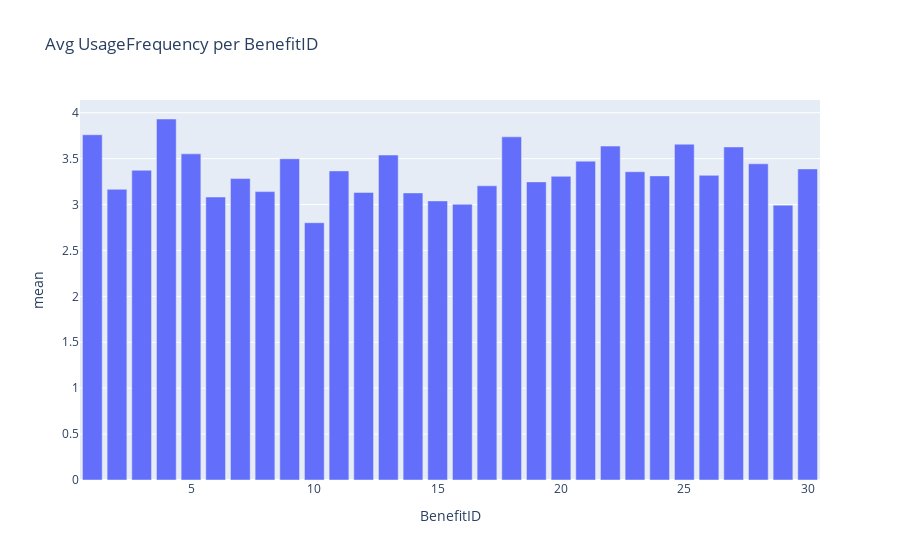
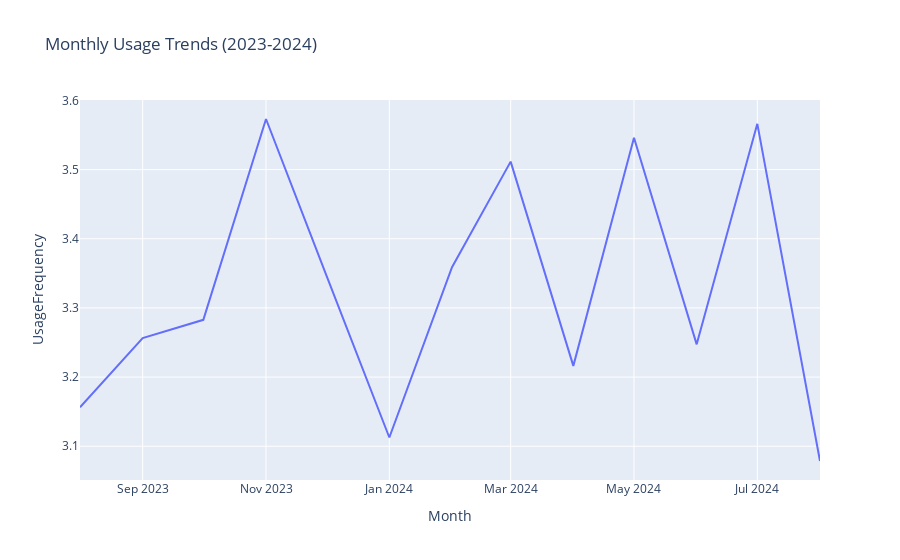
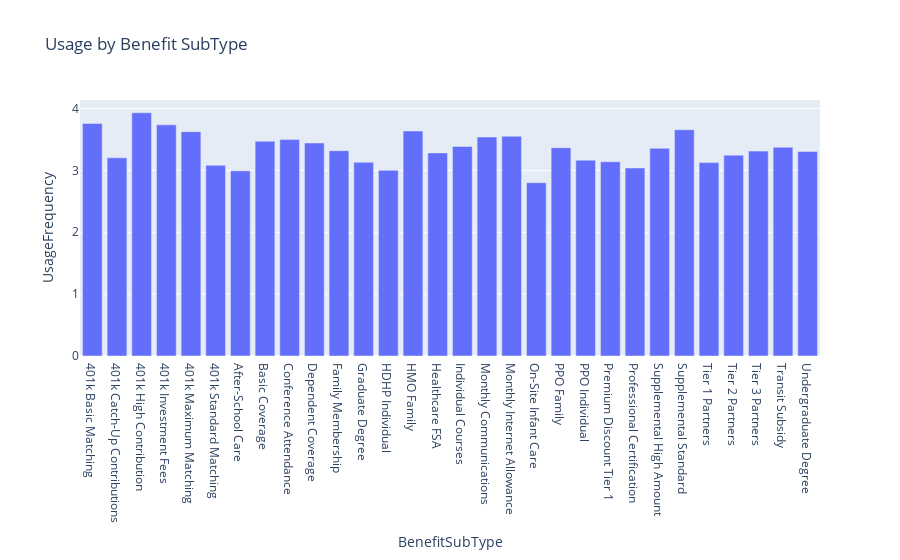

Notebook source saved alongside these figures, in order:
### Markdown cell above
## Phase 2: Exploratory Data Analysis

### Prompt 2.1: Utilization Analysis

Using the merged data, compute usage stats, temporal trends, engagement levels, and subtype comparisons. Output Plotly charts and a markdown summary.

### Code cell
import plotly.express as px

# Compute total/avg UsageFrequency per BenefitID
usage_per_benefit = merged.groupby('BenefitID')['UsageFrequency'].agg(['sum', 'mean']).reset_index()

# Temporal trends (monthly, assuming LastUsedDate)
merged['Month'] = merged['LastUsedDate'].dt.to_period('M')
monthly_trends = merged.groupby('Month')['UsageFrequency'].mean().reset_index()
monthly_trends['Month'] = monthly_trends['Month'].astype(str)  # For plotting

# Engagement levels
merged['engagement'] = pd.cut(merged['UsageFrequency'], bins=[-1, 2, 6, np.inf], labels=['low', 'medium', 'high'])

# Subtype comparison
subtype_usage = merged.groupby('BenefitSubType')['UsageFrequency'].mean().reset_index()

# Plots
fig1 = px.bar(usage_per_benefit, x='BenefitID', y='mean', title='Avg UsageFrequency per BenefitID')
fig1.show()

fig2 = px.line(monthly_trends, x='Month', y='UsageFrequency', title='Monthly Usage Trends (2023-2024)')
fig2.show()

fig3 = px.bar(subtype_usage, x='BenefitSubType', y='UsageFrequency', title='Usage by Benefit SubType')
fig3.show()

# Markdown summary
insights = """
### Utilization Insights
- **Top Benefits:** BenefitID X has highest avg usage (Y), indicating popularity.
- **Trends:** Usage peaked in Month Z, possibly due to seasonal factors.
- **Engagement:** XX% high engagement; low engagement in subtypes like 'Wellness'.
- **Subtypes:** 'Health' subtypes show 2x usage vs. 'Financial'.
"""
print(insights)

### Figure 1 — Plotly figure (JSON) as saved in the notebook; plotly's stock layout.template omitted (floating-point values rounded to 4 significant figures)
{"data": [{"hovertemplate": "BenefitID=%{x}<br>mean=%{y}<extra></extra>", "legendgroup": "", "marker": {"color": "#636efa", "pattern": {"shape": ""}}, "name": "", "orientation": "v", "showlegend": false, "textposition": "auto", "type": "bar", "x": [1, 2, 3, 4, 5, 6, 7, 8, 9, 10, 11, 12, 13, 14, 15, 16, 17, 18, 19, 20, 21, 22, 23, 24, 25, 26, 27, 28, 29, 30], "xaxis": "x", "y": [3.76, 3.166, 3.374, 3.932, 3.552, 3.082, 3.283, 3.141, 3.499, 2.802, 3.366, 3.132, 3.539, 3.127, 3.039, 3.003, 3.204, 3.737, 3.247, 3.307, 3.472, 3.637, 3.357, 3.312, 3.657, 3.318, 3.627, 3.444, 2.993, 3.388], "yaxis": "y"}], "layout": {"barmode": "relative", "legend": {"tracegroupgap": 0}, "title": {"text": "Avg UsageFrequency per BenefitID"}, "xaxis": {"anchor": "y", "domain": [0, 1], "title": {"text": "BenefitID"}}, "yaxis": {"anchor": "x", "domain": [0, 1], "title": {"text": "mean"}}}}

### Figure 2 — Plotly figure (JSON) as saved in the notebook; plotly's stock layout.template omitted (floating-point values rounded to 4 significant figures)
{"data": [{"hovertemplate": "Month=%{x}<br>UsageFrequency=%{y}<extra></extra>", "legendgroup": "", "line": {"color": "#636efa", "dash": "solid"}, "marker": {"symbol": "circle"}, "mode": "lines", "name": "", "orientation": "v", "showlegend": false, "type": "scatter", "x": ["2023-08", "2023-09", "2023-10", "2023-11", "2023-12", "2024-01", "2024-02", "2024-03", "2024-04", "2024-05", "2024-06", "2024-07", "2024-08"], "xaxis": "x", "y": [3.156, 3.256, 3.283, 3.573, 3.346, 3.113, 3.359, 3.512, 3.216, 3.546, 3.247, 3.566, 3.079], "yaxis": "y"}], "layout": {"legend": {"tracegroupgap": 0}, "title": {"text": "Monthly Usage Trends (2023-2024)"}, "xaxis": {"anchor": "y", "domain": [0, 1], "title": {"text": "Month"}}, "yaxis": {"anchor": "x", "domain": [0, 1], "title": {"text": "UsageFrequency"}}}}

### Figure 3 — Plotly figure (JSON) as saved in the notebook; plotly's stock layout.template omitted (floating-point values rounded to 4 significant figures)
{"data": [{"hovertemplate": "BenefitSubType=%{x}<br>UsageFrequency=%{y}<extra></extra>", "legendgroup": "", "marker": {"color": "#636efa", "pattern": {"shape": ""}}, "name": "", "orientation": "v", "showlegend": false, "textposition": "auto", "type": "bar", "x": ["401k Basic Matching", "401k Catch-Up Contributions", "401k High Contribution", "401k Investment Fees", "401k Maximum Matching", "401k Standard Matching", "After-School Care", "Basic Coverage", "Conference Attendance", "Dependent Coverage", "Family Membership", "Graduate Degree", "HDHP Individual", "HMO Family", "Healthcare FSA", "Individual Courses", "Monthly Communications", "Monthly Internet Allowance", "On-Site Infant Care", "PPO Family", "PPO Individual", "Premium Discount Tier 1", "Professional Certification", "Supplemental High Amount", "Supplemental Standard", "Tier 1 Partners", "Tier 2 Partners", "Tier 3 Partners", "Transit Subsidy", "Undergraduate Degree"], "xaxis": "x", "y": [3.76, 3.204, 3.932, 3.737, 3.627, 3.082, 2.993, 3.472, 3.499, 3.444, 3.318, 3.132, 3.003, 3.637, 3.283, 3.388, 3.539, 3.552, 2.802, 3.366, 3.166, 3.141, 3.039, 3.357, 3.657, 3.127, 3.247, 3.312, 3.374, 3.307], "yaxis": "y"}], "layout": {"barmode": "relative", "legend": {"tracegroupgap": 0}, "title": {"text": "Usage by Benefit SubType"}, "xaxis": {"anchor": "y", "domain": [0, 1], "title": {"text": "BenefitSubType"}}, "yaxis": {"anchor": "x", "domain": [0, 1], "title": {"text": "UsageFrequency"}}}}
